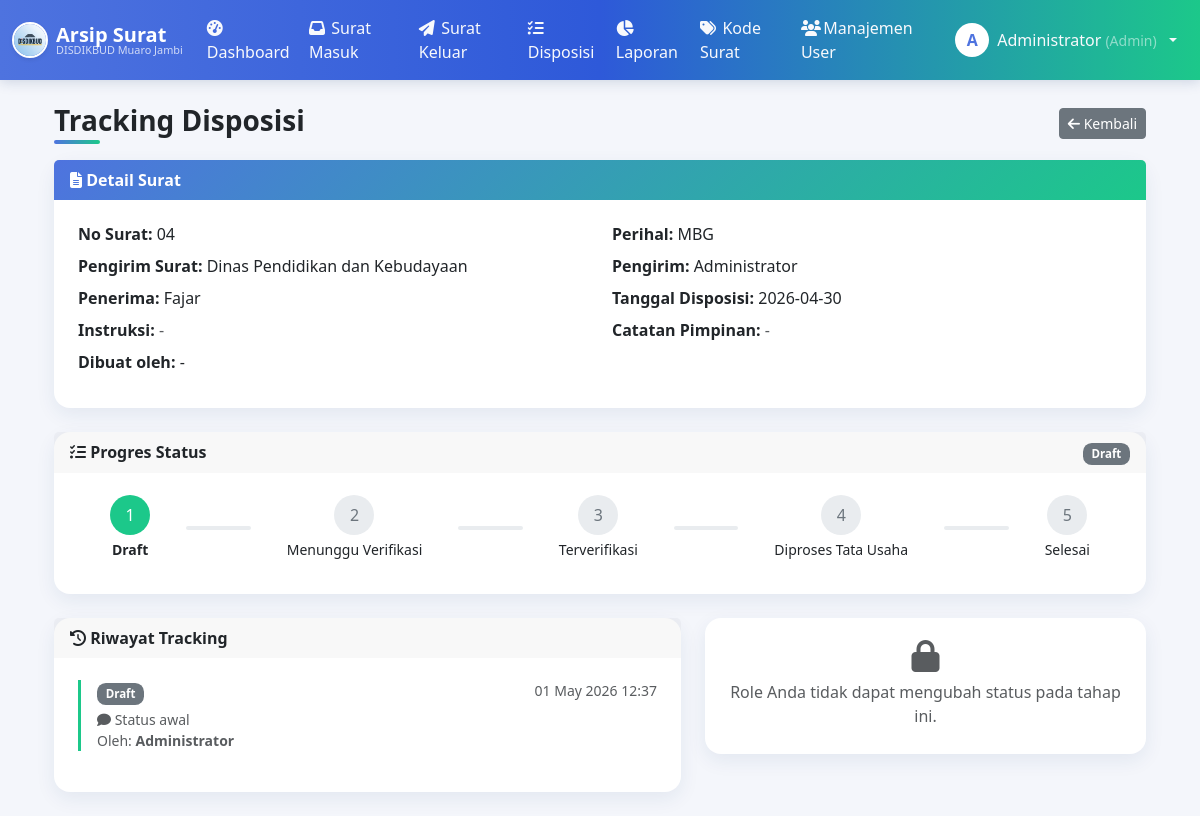
/tracking.php?type=disposisi&id=9 (signed in), run on the app's committed database.
### tables this page shows
CREATE TABLE `disposisi` (
  `id` int(11) NOT NULL,
  `surat_masuk_id` int(11) DEFAULT NULL,
  `pengirim_id` int(11) DEFAULT NULL,
  `penerima_id` int(11) DEFAULT NULL,
  `tgl_disposisi` date DEFAULT NULL,
  `instruksi` text DEFAULT NULL,
  `catatan_pimpinan` text DEFAULT NULL,
  `status` enum('draft','menunggu_verifikasi','terverifikasi','diproses_tata_usaha','selesai') DEFAULT 'draft',
  `created_at` timestamp NULL DEFAULT current_timestamp(),
  `updated_at` timestamp NULL DEFAULT current_timestamp() ON UPDATE current_timestamp()
);

CREATE TABLE `surat_masuk` (
  `id` int(11) NOT NULL,
  `no_agenda` varchar(50) DEFAULT NULL,
  `no_surat` varchar(100) DEFAULT NULL,
  `tgl_surat` date DEFAULT NULL,
  `tgl_diterima` date DEFAULT NULL,
  `pengirim` varchar(150) DEFAULT NULL,
  `instansi` varchar(150) DEFAULT NULL,
  `perihal` varchar(255) DEFAULT NULL,
  `kategori` varchar(100) DEFAULT NULL,
  `file_surat` varchar(255) DEFAULT NULL,
  `status` enum('draft','menunggu_verifikasi','terverifikasi','diproses_tata_usaha','selesai') DEFAULT 'draft',
  `created_at` timestamp NULL DEFAULT current_timestamp()
);

CREATE TABLE `users` (
  `id` int(11) NOT NULL,
  `nama` varchar(100) DEFAULT NULL,
  `email` varchar(100) DEFAULT NULL,
  `password` varchar(255) DEFAULT NULL,
  `role` varchar(20) NOT NULL,
  `created_at` timestamp NULL DEFAULT current_timestamp()
);

CREATE TABLE `status_history` (
  `id` int(11) NOT NULL,
  `ref_type` enum('surat_keluar','surat_masuk','disposisi') NOT NULL,
  `ref_id` int(11) NOT NULL,
  `status` varchar(50) NOT NULL,
  `keterangan` text DEFAULT NULL,
  `updated_by` int(11) DEFAULT NULL,
  `created_at` timestamp NULL DEFAULT current_timestamp()
);

### includes/auth.php (called while the page is built, shortened)
<?php
function getRoleLabel($role) {
    $labels = [
        'admin'      => 'Admin',
        'pimpinan'   => 'Pimpinan',
        'tata_usaha' => 'Tata Usaha',
    ];
    return isset($labels[$role]) ? $labels[$role] : ucfirst($role);
}
?>

### tracking.php (the view, shortened to what this page needs)
<?php
include "includes/auth.php";
include "includes/db.php";
include "includes/tracking.php";
$type = isset($_GET['type']) ? $_GET['type'] : '';
$id   = isset($_GET['id']) ? intval($_GET['id']) : 0;
$judul = '';
$detail = [];
$pembuat_nama = '';
if ($type == 'surat_keluar') {
    $q = mysqli_query($conn, "SELECT * FROM surat_keluar WHERE id=$id");
    $row = mysqli_fetch_assoc($q);
    if ($row) {
        $judul = 'Tracking Surat Keluar';
        $status = $row['status'];
        $detail = [
            'No Agenda'    => $row['no_agenda'],
            'No Surat'     => $row['no_surat'],
            'Tanggal Surat' => $row['tgl_surat'],
            'Tujuan'       => $row['tujuan'],
            'Instansi'     => $row['instansi'],
            'Kategori'     => $row['kategori'],
            'Perihal'      => $row['perihal'],
            'Isi Surat'    => $row['isi_surat'],
        ];
        if ($row['file_surat']) {
            $file_url = "assets/uploads/surat_keluar/" . $row['file_surat'];
        }
        $qr_code_url = '';
        if ($row['qr_code']) {
            $qr_code_url = "assets/uploads/qr_codes/" . $row['qr_code'];
        }
        $qr = mysqli_query($conn, "SELECT nama FROM users WHERE id='" . intval($row['pembuat_id']) . "'");
        $pr = mysqli_fetch_assoc($qr);
        $pembuat_nama = $pr['nama'] ?? '-';
    }
} else {
    $q = mysqli_query($conn, "
        SELECT d.*, sm.no_surat, sm.perihal, sm.pengirim AS pengirim_surat,
               u1.nama AS pengirim, u2.nama AS penerima
        FROM disposisi d
        JOIN surat_masuk sm ON d.surat_masuk_id = sm.id
        LEFT JOIN users u1 ON d.pengirim_id = u1.id
        LEFT JOIN users u2 ON d.penerima_id = u2.id
        WHERE d.id=$id
    ");
    $row = mysqli_fetch_assoc($q);
    if ($row) {
        $judul = 'Tracking Disposisi';
        $detail = [
            'No Surat'        => $row['no_surat'],
            'Perihal'         => $row['perihal'],
            'Pengirim Surat'  => $row['pengirim_surat'],
            'Pengirim'        => $row['pengirim'],
            'Penerima'        => $row['penerima'],
            'Tanggal Disposisi' => $row['tgl_disposisi'],
            'Instruksi'       => $row['instruksi'],
            'Catatan Pimpinan' => $row['catatan_pimpinan'],
        ];
    }
}
if ($type == 'surat_keluar') {
    $row['status'] = mysqli_fetch_assoc(mysqli_query($conn, "SELECT status FROM surat_keluar WHERE id=$id"))['status'];
} elseif ($type == 'surat_masuk') {
    $row['status'] = mysqli_fetch_assoc(mysqli_query($conn, "SELECT status FROM surat_masuk WHERE id=$id"))['status'];
} else {
    $row['status'] = mysqli_fetch_assoc(mysqli_query($conn, "SELECT status FROM disposisi WHERE id=$id"))['status'];
}
$status = $row['status'];
$history = getStatusHistory($conn, $type, $id);
$current_idx = getStatusIndex($status);
$steps = getStatusSteps();
if ($_SESSION['role'] == 'pimpinan') {
    include "includes/header_pimpinan.php";
} elseif ($_SESSION['role'] == 'tata_usaha') {
    include "includes/header_tata_usaha.php";
} else {
    include "includes/header.php";
}
?>
<div class="container mt-4">
  <div class="d-flex justify-content-between align-items-center mb-3">
    <h3 class="fw-bold mb-0"><?= $judul; ?></h3>
    <?php
    $role_dir = $_SESSION['role'] == 'admin' ? 'admin' : ($_SESSION['role'] == 'pimpinan' ? 'pimpinan' : 'tata_usaha');
    $list_map = [
        'surat_keluar' => 'surat_keluar.php',
        'surat_masuk'  => 'surat_masuk.php',
        'disposisi'    => 'disposisi.php',
    ];
    $back_url = "$role_dir/" . $list_map[$type];
    ?>
    <a href="<?= $back_url; ?>" class="btn btn-secondary btn-sm"><i class="fa fa-arrow-left"></i> Kembali</a>
  </div>
  <div class="card shadow-sm mb-4">
    <div class="card-header text-white fw-semibold" style="background: linear-gradient(90deg, #4e73df, #1cc88a);">
      <i class="fa fa-file-alt"></i> Detail Surat
    </div>
    <div class="card-body">
      <div class="row">
        <?php foreach ($detail as $label => $value): ?>
          <div class="col-md-6 mb-2">
            <strong><?= $label; ?>:</strong>
            <?= $value !== null && $value !== '' ? nl2br(htmlspecialchars($value)) : '<span class="text-muted">-</span>'; ?>
          </div>
        <?php endforeach; ?>
        <div class="col-md-6 mb-2">
          <strong>Dibuat oleh:</strong> <?= htmlspecialchars($pembuat_nama ?: '-'); ?>
        </div>
      </div>
    </div>
  </div>
  <div class="card shadow-sm mb-4">
    <div class="card-header fw-semibold">
      <i class="fa fa-tasks"></i> Progres Status
      <span class="float-end"><?= statusBadge($status); ?></span>
    </div>
    <div class="card-body">
      <div class="d-flex justify-content-between align-items-center mb-2">
        <?php $i = 0; foreach ($steps as $key => $label): ?>
          <div class="text-center flex-fill">
            <div class="rounded-circle d-inline-flex align-items-center justify-content-center"
                 style="width:40px;height:40px; <?= $i <= $current_idx ? 'background-color:#1cc88a;color:#fff;' : 'background-color:#e9ecef;color:#6c757d;' ?>">
              <?php if ($i < $current_idx): ?>
                <i class="fa fa-check"></i>
              <?php else: ?>
                <?= $i + 1; ?>
              <?php endif; ?>
            </div>
            <div class="mt-1 small" style="font-weight:<?= $i <= $current_idx ? 'bold' : 'normal'; ?>">
              <?= $label; ?>
            </div>
          </div>
          <?php if ($i < count($steps) - 1): ?>
            <div class="flex-fill mx-1" style="height:4px; background-color:<?= $i < $current_idx ? '#1cc88a' : '#e9ecef'; ?>; border-radius:2px;"></div>
          <?php endif; ?>
          <?php $i++; endforeach; ?>
      </div>
    </div>
  </div>
  <div class="row">
    <div class="col-md-7">
      <div class="card shadow-sm mb-4">
        <div class="card-header fw-semibold"><i class="fa fa-history"></i> Riwayat Tracking</div>
        <div class="card-body">
          <?php if (count($history) > 0): ?>
            <ul class="list-unstyled">
              <?php foreach ($history as $h): ?>
                <li class="border-start border-3 mb-3 ps-3" style="border-color:#1cc88a !important;">
                  <div class="d-flex justify-content-between">
                    <strong><?= statusBadge($h['status']); ?></strong>
                    <small class="text-muted"><?= date('d M Y H:i', strtotime($h['created_at'])); ?></small>
                  </div>
                  <?php if ($h['keterangan']): ?>
                    <div class="text-muted small mt-1"><i class="fa fa-comment"></i> <?= htmlspecialchars($h['keterangan']); ?></div>
                  <?php endif; ?>
                  <div class="text-muted small">Oleh: <strong><?= htmlspecialchars($h['nama'] ?? '-'); ?></strong></div>
                </li>
              <?php endforeach; ?>
            </ul>
          <?php else: ?>
            <p class="text-muted mb-0">Belum ada riwayat.</p>
          <?php endif; ?>
        </div>
      </div>
    </div>
    <div class="col-md-5">
      <?php
      $allowed_next = getNextAllowedStatuses($_SESSION['role'], $type, $status);
      if (count($allowed_next) > 0):
      ?>
        <div class="card shadow-sm mb-4">
          <div class="card-header fw-semibold"><i class="fa fa-edit"></i> Ubah Status</div>
          <div class="card-body">
            <p class="text-muted small">Tahap berikutnya yang bisa Anda pilih:</p>
            <form method="POST">
              <div class="mb-3">
                <label class="form-label">Status</label>
                <select name="status" class="form-select" required>
                  <?php foreach ($allowed_next as $key): ?>
                    <option value="<?= $key; ?>"><?= getStatusLabel($key); ?></option>
                  <?php endforeach; ?>
                </select>
              </div>
              <div class="mb-3">
                <label class="form-label">Keterangan <small class="text-muted">(opsional)</small></label>
                <textarea name="keterangan" class="form-control" rows="3" placeholder="Catatan untuk riwayat tracking..."></textarea>
              </div>
              <button type="submit" class="btn btn-primary">
                <i class="fa fa-save"></i> Simpan Perubahan
              </button>
            </form>
          </div>
        </div>
      <?php else: ?>
        <div class="card shadow-sm mb-4">
          <div class="card-body text-center text-muted">
            <i class="fa fa-lock fa-2x mb-2 d-block"></i>
            Role Anda tidak dapat mengubah status pada tahap ini.
          </div>
        </div>
      <?php endif; ?>
    </div>
  </div>
</div>
<?php include "includes/footer.php"; ?>

### includes/tracking.php (shortened to what this page needs)
<?php
function getStatusSteps() {
    return [
        'draft'                 => 'Draft',
        'menunggu_verifikasi'   => 'Menunggu Verifikasi',
        'terverifikasi'         => 'Terverifikasi',
        'diproses_tata_usaha'   => 'Diproses Tata Usaha',
        'selesai'               => 'Selesai',
    ];
}
function getStatusLabel($status) {
    $steps = getStatusSteps();
    return isset($steps[$status]) ? $steps[$status] : ucfirst(str_replace('_', ' ', $status));
}
function getStatusColor($status) {
    $colors = [
        'draft'                 => 'secondary',
        'menunggu_verifikasi'   => 'warning',
        'terverifikasi'         => 'info',
        'diproses_tata_usaha'   => 'primary',
        'selesai'               => 'success',
    ];
    return isset($colors[$status]) ? $colors[$status] : 'secondary';
}
function statusBadge($status) {
    return '<span class="badge bg-' . getStatusColor($status) . '">' . htmlspecialchars(getStatusLabel($status)) . '</span>';
}
function getStatusHistory($conn, $ref_type, $ref_id) {
    $result = mysqli_query($conn, "
        SELECT h.*, u.nama
        FROM status_history h
        LEFT JOIN users u ON h.updated_by = u.id
        WHERE h.ref_type = '$ref_type' AND h.ref_id = '$ref_id'
        ORDER BY h.created_at ASC, h.id ASC
    ");
    $history = [];
    while ($row = mysqli_fetch_assoc($result)) {
        $history[] = $row;
    }
    return $history;
}
function getStatusIndex($status) {
    $idx = array_search($status, array_keys(getStatusSteps()));
    return $idx === false ? -1 : $idx;
}
function getAllowedTransitions($role, $type) {
    $map = [
        'surat_masuk' => [
            'tata_usaha' => [
                'draft' => ['menunggu_verifikasi'],
                'terverifikasi' => ['diproses_tata_usaha'],
            ],
            'pimpinan' => [
                'menunggu_verifikasi' => ['terverifikasi'],
            ],
            'admin' => [
                'diproses_tata_usaha' => ['selesai'],
            ],
        ],
        'surat_keluar' => [
            'tata_usaha' => [
                'draft' => ['menunggu_verifikasi'],
                'terverifikasi' => ['diproses_tata_usaha'],
                'diproses_tata_usaha' => ['selesai'],
            ],
            'pimpinan' => [
                'menunggu_verifikasi' => ['terverifikasi'],
            ],
            'admin' => [],
        ],
        'disposisi' => [
            'tata_usaha' => [
                'draft' => ['diproses_tata_usaha'],
                'diproses_tata_usaha' => ['selesai'],
            ],
            'pimpinan' => [],
            'admin' => [],
        ],
    ];
    return isset($map[$type][$role]) ? $map[$type][$role] : [];
}
function getNextAllowedStatuses($role, $type, $current) {
    $transitions = getAllowedTransitions($role, $type);
    return isset($transitions[$current]) ? $transitions[$current] : [];
}

### assets/css/style.css (style rules this page uses)
.card { border: none; border-radius: 1rem; box-shadow: 0 .4rem 1.2rem rgba(30, 60, 114, .08) !important; }
.card > .card-body { padding: 1.4rem 1.5rem 1.6rem; }
.container h3.fw-bold { position: relative; display: inline-block; padding-bottom: .4rem; margin-bottom: 1.2rem; }
.container h3.fw-bold::after { content: ''; position: absolute; left: 0; bottom: 0; width: 46px; height: 4px; border-radius: 4px; background: linear-gradient(90deg, #4e73df, #1cc88a); }
.badge { font-size: .72rem; font-weight: 600; padding: .45em .75em; border-radius: .55rem; }
.card-header { border-bottom: none; font-weight: 600; }
.card-header.text-white { background: linear-gradient(135deg, #4e73df, #1cc88a) !important; }

### includes/header.php (style rules this page uses)
body { background-color: #f4f6fb; font-family: 'Segoe UI', Tahoma, Geneva, Verdana, sans-serif; }

### data on the page
disposisi: surat_masuk.no_surat "04", surat_masuk.perihal "MBG", surat_masuk.pengirim "Dinas Pendidikan dan Kebudayaan", pengirim.nama "Administrator", penerima.nama "Fajar", tgl_disposisi "2026-04-30", status "Draft"
status_history: status "Draft", created_at "01 May 2026 12:37", keterangan "Status awal", updated_by.nama "Administrator"

### other printed values
$inisial "A"
$nama_user "Administrator"
$label "Admin"
$judul "Tracking Disposisi"
$label "No Surat"
$label "Perihal"
$label "Pengirim Surat"
$label "Pengirim"
$label "Penerima"
$label "Tanggal Disposisi"
$label "Instruksi"
$label "Catatan Pimpinan"
$pembuat_nama ?: '-' "-"
$label "Draft"
$label "Menunggu Verifikasi"
